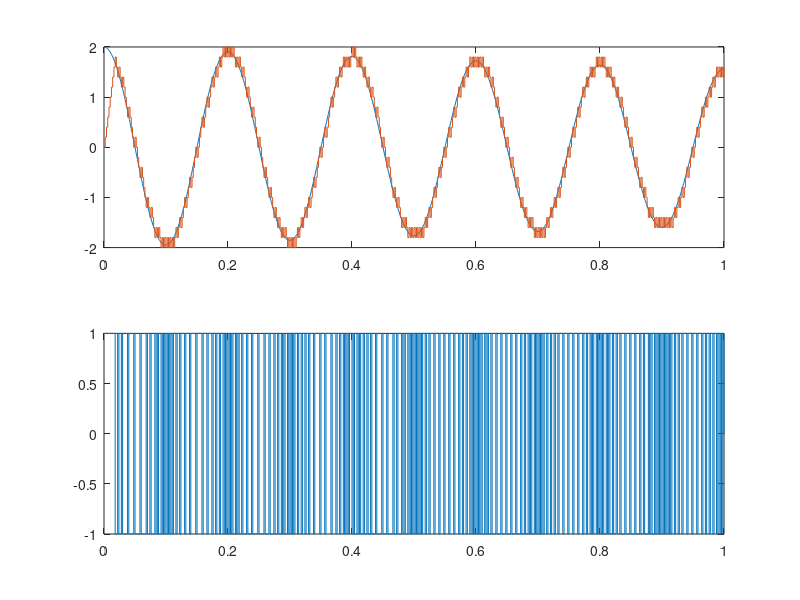

Write MATLAB code to recreate this figure.
freq = 5;
samp_freq = 1000;
t = 0:1/samp_freq:1;

m_t = 2 * exp(-t/4) .* cos(2 * freq * pi * t);

delta = 0.2;
f_delta = 500;
t_delta = 0:1/f_delta:1;
n = ((1:f_delta) *  (samp_freq / f_delta));

m_q = zeros(size(t_delta));
error_q = zeros(size(t_delta));

for i =1 : length(t_delta)-1
    error_q(i) = sign(m_t(n(i)) - m_q(i));
    m_q(i+1) = m_q(i);
    m_q(i+1) = m_q(i) + delta * error_q(i);
end

subplot(2,1,1);
plot(t, m_t);
hold on;

stairs(t_delta, m_q);
hold off;

subplot(2,1,2);
stairs(t_delta, error_q);
